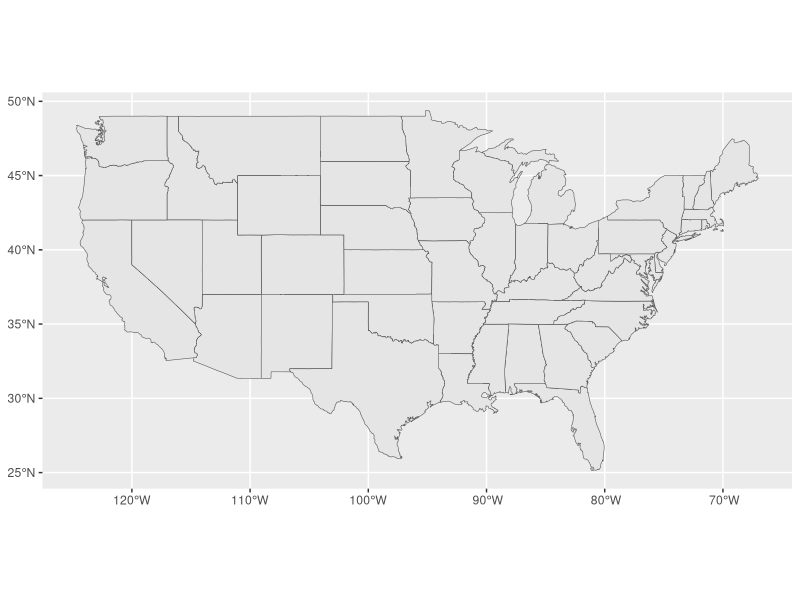
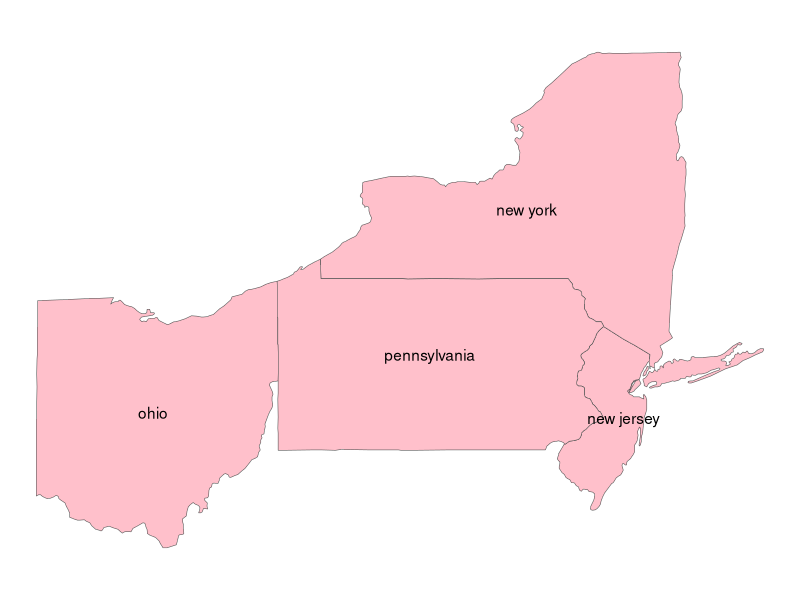
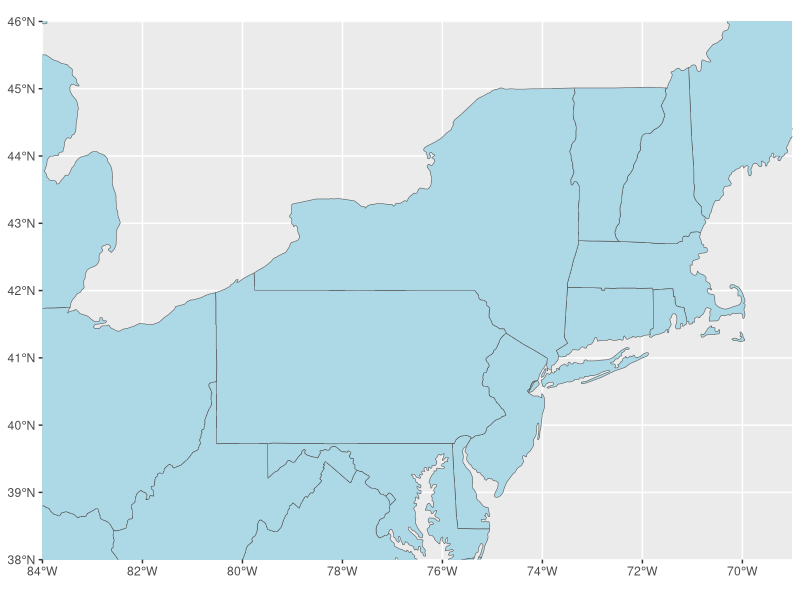

Recreate these plots in R, in order.
library(tidyverse)
#  handles spatial data, projections, etc; sf = spatial features
library(sf)
# contains maps
library(maps)

# sf lets you match up projections etc.
states <- st_as_sf(map("state", plot = FALSE, fill = TRUE))

# plot whole US
ggplot(data = states) +
  # plots our shape
  geom_sf() 

states2 <- bind_cols(states, st_coordinates(st_point_on_surface(states)))

st_of_int <- c("new york", "pennsylvania", "ohio", "new jersey")

ggplot(data = states |> filter(ID %in% st_of_int)) +
  geom_sf(fill = "pink") + 
  # turn off coordinates
  theme_void() +
  geom_text(data = states2 |> filter(ID %in% st_of_int), aes(X, Y, label = ID))



ggplot(data = states) +
  geom_sf(fill = "lightblue") + 
  coord_sf(xlim = c(-84, -69), ylim = c(38, 46), expand = FALSE) 
